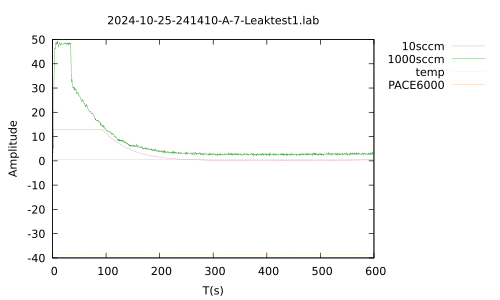

Recreate this plot in gnuplot.
set terminal pdf
set encoding utf8
set output "2024-10-25-241410-A-7-Leaktest1.pdf"
set encoding utf8
#set xrange [0.0:600.0]
#set yrange [0.0:20.0]
set key outside
set style line 1 linecolor rgb '#DB7093' linewidth 0.1
set style line 2 linecolor rgb '#008000' linewidth 0.1
set style line 3 linecolor rgb '#FFE4B5' linewidth 0.1
set style line 4 linecolor rgb '#F4A460' linewidth 0.1
set title "2024-10-25-241410-A-7-Leaktest1.lab"
set xlabel "T(s)"
set ylabel "Amplitude"
plot "2024-10-25-241410-A-7-Leaktest1.lab" every ::1 using 1:2 w l linestyle 1 title "10sccm", "2024-10-25-241410-A-7-Leaktest1.lab" using 1:3 w l linestyle 2 title "1000sccm", "2024-10-25-241410-A-7-Leaktest1.lab" using 1:4 w l linestyle 3 title "temp", "2024-10-25-241410-A-7-Leaktest1.lab" using 1:5 w l linestyle 4 title "PACE6000"
